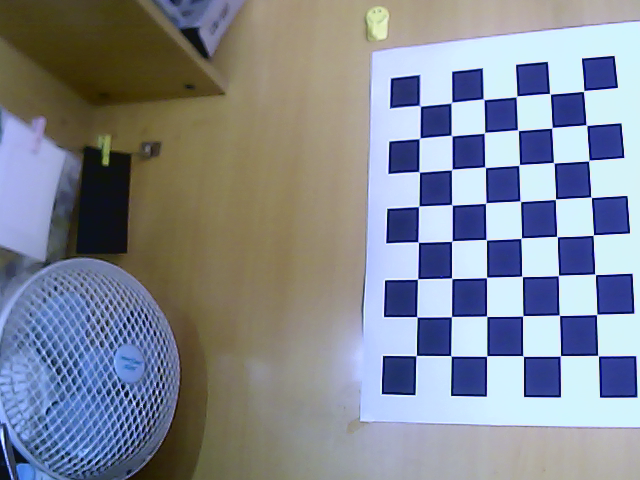
#> input picture images_0/0.png, 640 x 480 px; its folder holds 6 pictures in this run
$ python main.py   (Python 2 division)
#> lines starting #> are read from the running program, lines starting #| are printed output that depends on the picture
### orb.py
# -*- coding: utf-8 -*-
import cv2
import numpy as np
from matplotlib import pyplot as plt


def orb_features(n):
    """
    ORB特征提取
    """
#> called with n = 10
    print 'reading images ...'

    descriptors = []
    orb = cv2.ORB_create(10000) #表示提取一幅图像的n个特征, 如需生成字典文件，改为10000

    for i in range(n):
        img = cv2.imread('images_0/{0}.png'.format(i), 0)
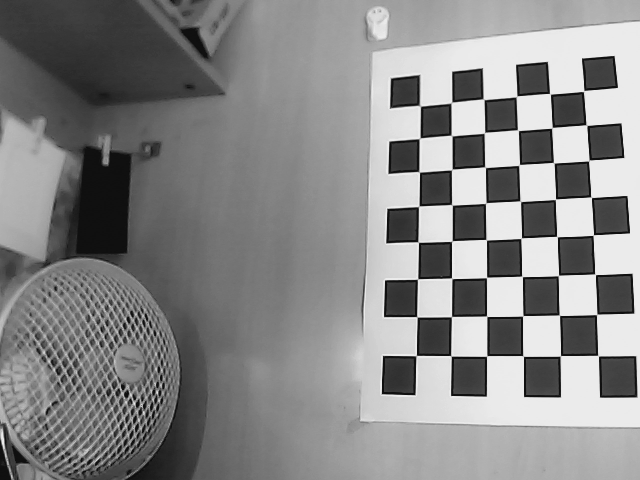
#> img: shape (480, 640); min 15, max 235, mean 135.5
        keypoint, descriptor = orb.detectAndCompute(img, None)
#> keypoint = 4603 keypoints; strongest (x, y, size): (597, 276, 31), (562, 354, 31), (558, 198, 31), (555, 235, 31)
        #特征转int型
        # print descriptor
        descriptor = descriptor.astype(int)
        #特征转列表
        descriptor = descriptor.tolist()
#> descriptor = 4603 items
        descriptors.append(descriptor)
#> pass 2 of the loop in orb_features, `for i in range(n):`:
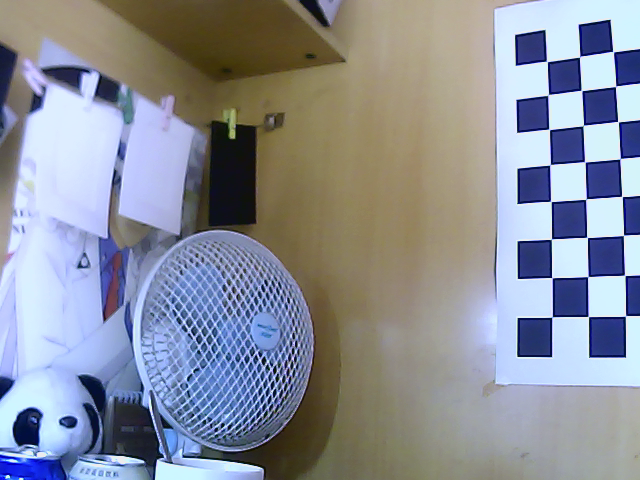
#> input picture images_0/1.png, 640 x 480 px
#> in orb_features, `img = cv2.imread('images_0/{0}.png'.format(i), 0)`:
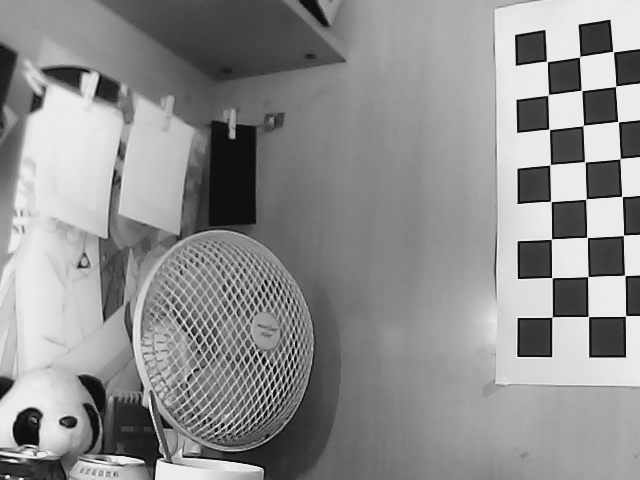
#> img: shape (480, 640); min 15, max 235, mean 142.4
#> keypoint = 6116 keypoints; strongest (x, y, size): (589, 239, 31), (553, 237, 31), (552, 204, 31), (550, 279, 31)
#> in orb_features, `descriptor = descriptor.tolist()`: descriptor = 6116 items

    return descriptors


# [7 lines left out: function update_image, not called in this run]

# [12 lines that do not run on import are left out]

### main.py
# -*- coding: utf-8 -*-
import cv2
import numpy as np
from orb import orb_features, update_image
from voc_tree import constructTree
from matcher import *


N = 10 #训练字典图片的数量
K = 5 #聚类K类
L = 3 #字典树L层
n = 21 #测试的图片的数量
T = 1 #相似度阈值

#> (the run stopped early here; a loop or call above may not have finished)
